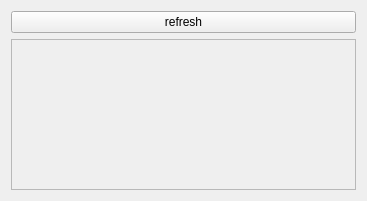
<?xml version="1.0" encoding="UTF-8"?>
<ui version="4.0">
 <class>Screencasts</class>
 <widget class="QWidget" name="Screencasts">
  <property name="geometry">
   <rect>
    <x>0</x>
    <y>0</y>
    <width>367</width>
    <height>201</height>
   </rect>
  </property>
  <property name="windowTitle">
   <string>screen casts</string>
  </property>
  <layout class="QGridLayout" name="gridLayout">
   <item row="0" column="0">
    <widget class="QPushButton" name="refreshPushButton">
     <property name="text">
      <string>refresh</string>
     </property>
    </widget>
   </item>
   <item row="1" column="0">
    <layout class="QVBoxLayout" name="verticalLayout">
     <item>
      <widget class="QScrollArea" name="scrollArea">
       <property name="widgetResizable">
        <bool>true</bool>
       </property>
       <widget class="QWidget" name="scrollAreaScreenCasts">
        <property name="geometry">
         <rect>
          <x>0</x>
          <y>0</y>
          <width>339</width>
          <height>139</height>
         </rect>
        </property>
        <layout class="QVBoxLayout" name="verticalLayout_3">
         <item>
          <layout class="QVBoxLayout" name="vLayoutScreenCasts"/>
         </item>
         <item>
          <spacer name="verticalSpacer">
           <property name="orientation">
            <enum>Qt::Vertical</enum>
           </property>
           <property name="sizeHint" stdset="0">
            <size>
             <width>20</width>
             <height>40</height>
            </size>
           </property>
          </spacer>
         </item>
        </layout>
       </widget>
      </widget>
     </item>
    </layout>
   </item>
  </layout>
 </widget>
 <resources/>
 <connections/>
</ui>
